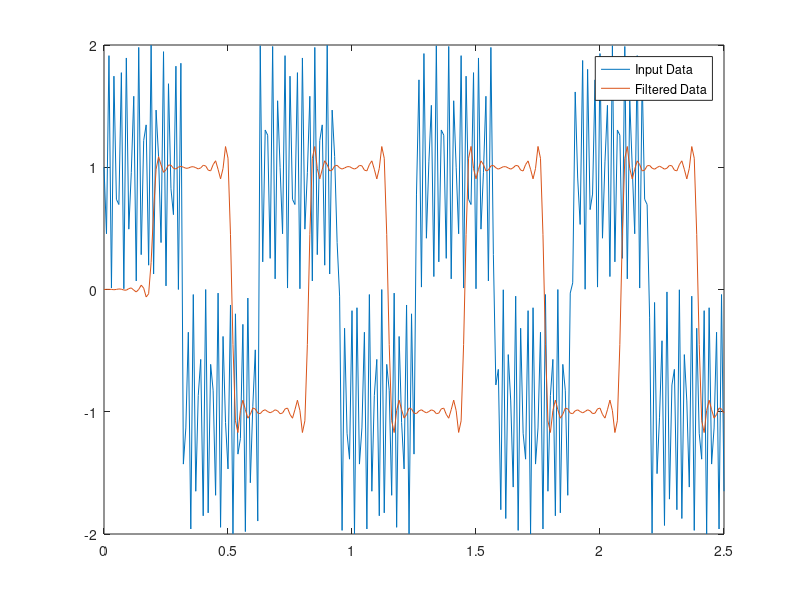

Write MATLAB code to recreate this figure.
clc;
clf;
%for hamming lpf 
b = [ 0.000000000000000001401433995785138789438
 0.001415535429079983883657312127013483405
 0.000559438492626659943443567790666293149
-0.002168163583165403415081717852785914147
-0.001960130521780497746958671356765080418
 0.003217714771316381415500185170230906806
 0.004952666108350867874010603486567561049
-0.003676260800249438100845145172002048639
-0.010023193630789321503793409817717474652
 0.002115836760444849296708413888268296432
 0.017165365517154071439698270751250674948
 0.003381210119225200403519915326455702598
-0.0257782913780097849842931623243202921  
-0.01543812385480745723309592420946501079 
 0.034734020473965787623171763698337599635
 0.038897841120952340865368768163534696214
-0.042607221418842620985767410957123502158
-0.089676757467811452073647160432301461697
 0.04800895016094318401567164755761041306 
 0.312185454514418259108765596465673297644
 0.449388218373956482842856985371327027678
 0.312185454514418259108765596465673297644
 0.04800895016094318401567164755761041306 
-0.089676757467811452073647160432301461697
-0.042607221418842620985767410957123502158
 0.038897841120952340865368768163534696214
 0.034734020473965787623171763698337599635
-0.01543812385480745723309592420946501079 
-0.0257782913780097849842931623243202921  
 0.003381210119225200403519915326455702598
 0.017165365517154071439698270751250674948
 0.002115836760444849296708413888268296432
-0.010023193630789321503793409817717474652
-0.003676260800249438100845145172002048639
 0.004952666108350867874010603486567561049
 0.003217714771316381415500185170230906806
-0.001960130521780497746958671356765080418
-0.002168163583165403415081717852785914147
 0.000559438492626659943443567790666293149
 0.001415535429079983883657312127013483405
 0.000000000000000001401433995785138789438]'
%t = linspace(-pi,pi,100);
t=0:0.01:2.5;
rng default  %initialize random number generator
x = square(10*t) + sin(1000*t) 


y = filter(b,1,x);
fig1 = figure(1);
plot(t,x)
hold on
plot(t,y)
legend('Input Data','Filtered Data')






